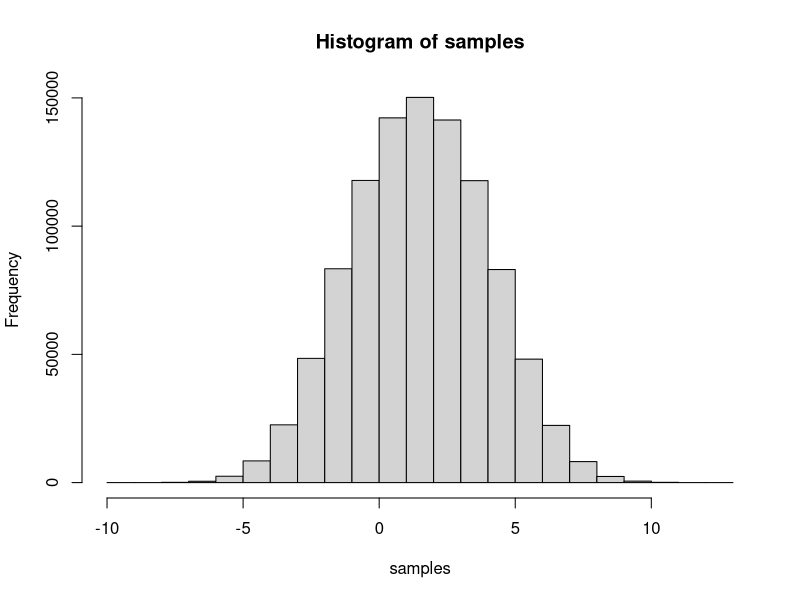

Here is the R script that generated this plot:
# sample code for examing bimodal distributions
rm(list=ls())
set.seed(123)

create_distribution <- function(N, p, mean1=0, mean2=0, sd1=1, sd2=1){
    funcs <- list((function (N) rnorm(N, mean1, sd1)), 
                   (function (N) rnorm(N, mean2, sd2)))
    draws <- table(rbinom(N, 1, p) + 1)
    c(funcs[[1]](draws[1]), funcs[[2]](draws[2]))
}

N <- 10**6
samples <- create_distribution(N, .5, mean1=0, sd1=2, mean2=3, sd2=2)
mean(samples)
sd(samples)
hist(samples)
